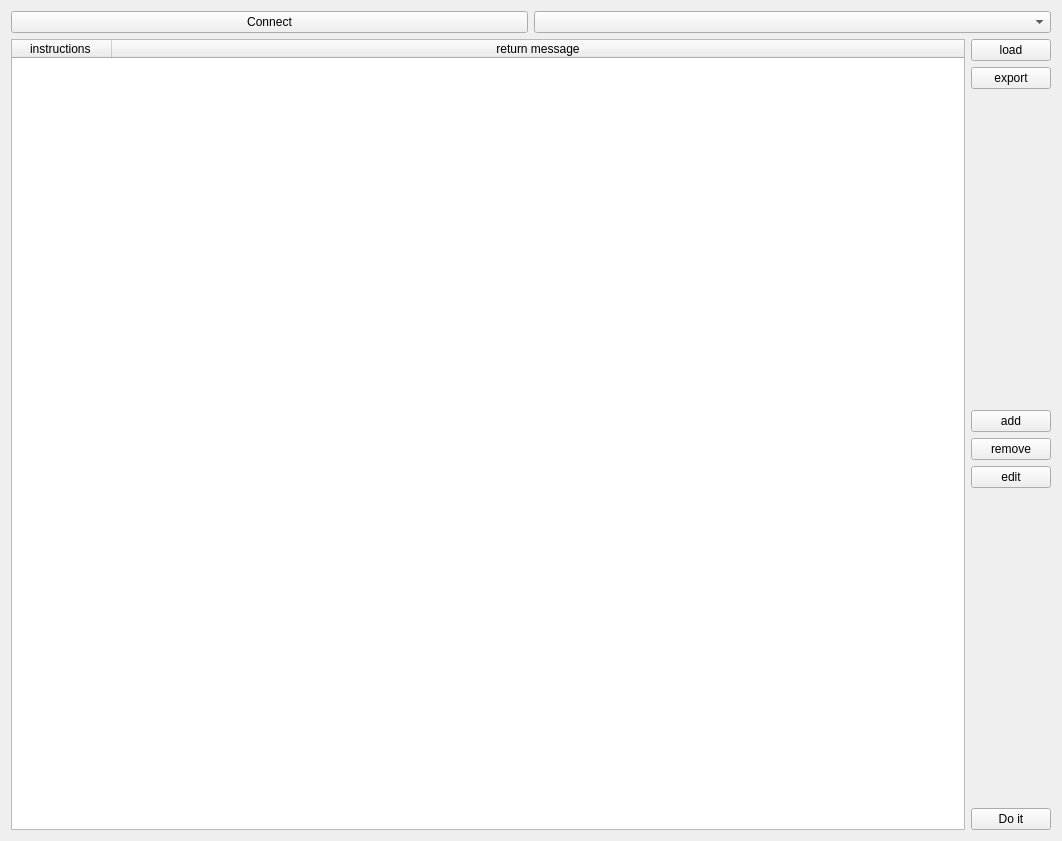
<?xml version="1.0" encoding="UTF-8"?>
<ui version="4.0">
 <class>LaserWidget</class>
 <widget class="QWidget" name="LaserWidget">
  <property name="geometry">
   <rect>
    <x>0</x>
    <y>0</y>
    <width>1062</width>
    <height>841</height>
   </rect>
  </property>
  <property name="windowTitle">
   <string>Sampling</string>
  </property>
  <layout class="QVBoxLayout" name="verticalLayout_2">
   <item>
    <layout class="QHBoxLayout" name="horizontalLayout_3">
     <item>
      <widget class="QPushButton" name="pushButton_connect">
       <property name="text">
        <string>Connect</string>
       </property>
      </widget>
     </item>
     <item>
      <widget class="QComboBox" name="comboBox_connect"/>
     </item>
    </layout>
   </item>
   <item>
    <layout class="QHBoxLayout" name="horizontalLayout">
     <item>
      <widget class="QTableWidget" name="tableWidget">
       <attribute name="horizontalHeaderStretchLastSection">
        <bool>true</bool>
       </attribute>
       <column>
        <property name="text">
         <string>instructions </string>
        </property>
       </column>
       <column>
        <property name="text">
         <string>return message</string>
        </property>
       </column>
      </widget>
     </item>
     <item>
      <layout class="QVBoxLayout" name="verticalLayout">
       <item>
        <widget class="QPushButton" name="pushButton_load">
         <property name="text">
          <string>load</string>
         </property>
        </widget>
       </item>
       <item>
        <widget class="QPushButton" name="pushButton_export">
         <property name="text">
          <string>export</string>
         </property>
        </widget>
       </item>
       <item>
        <spacer name="verticalSpacer_2">
         <property name="orientation">
          <enum>Qt::Vertical</enum>
         </property>
         <property name="sizeHint" stdset="0">
          <size>
           <width>20</width>
           <height>40</height>
          </size>
         </property>
        </spacer>
       </item>
       <item>
        <widget class="QPushButton" name="pushButton_add">
         <property name="text">
          <string>add</string>
         </property>
        </widget>
       </item>
       <item>
        <widget class="QPushButton" name="pushButton_remove">
         <property name="text">
          <string>remove</string>
         </property>
        </widget>
       </item>
       <item>
        <widget class="QPushButton" name="pushButton_edit">
         <property name="text">
          <string>edit</string>
         </property>
        </widget>
       </item>
       <item>
        <spacer name="verticalSpacer">
         <property name="orientation">
          <enum>Qt::Vertical</enum>
         </property>
         <property name="sizeHint" stdset="0">
          <size>
           <width>20</width>
           <height>40</height>
          </size>
         </property>
        </spacer>
       </item>
       <item>
        <widget class="QPushButton" name="pushButton_DoIt">
         <property name="text">
          <string>Do it</string>
         </property>
        </widget>
       </item>
      </layout>
     </item>
    </layout>
   </item>
  </layout>
 </widget>
 <resources/>
 <connections/>
</ui>
